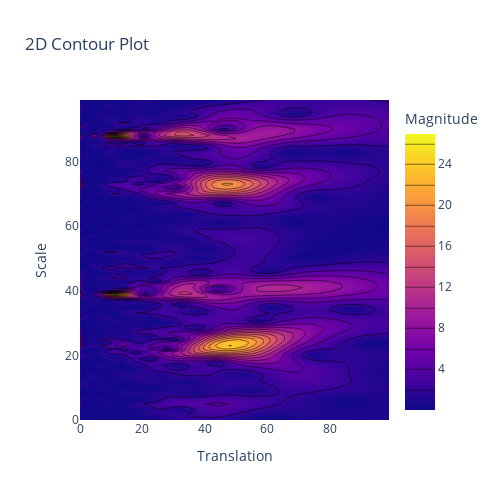

Write notebook code for a chart like this one.
### Code cell
x = np.arange(coloumncount+ 1)
y = np.arange(rowcount + 1)

# Create 2D Contour Plot
fig_2d = go.Figure(
    data=go.Contour(
        z=cwt,  # 2D array for z values
        x=x,  # x-axis values (translation)
        y=y,  # y-axis values (scale)
        contours_coloring="heatmap",
        line_smoothing=0.85,
        colorbar=dict(title="Magnitude"),
    )
)

fig_2d.update_layout(
    title="2D Contour Plot", xaxis_title="Translation", yaxis_title="Scale", height=500, width=500
)

### Figure 1 — Plotly figure (JSON) as saved in the notebook; plotly's stock layout.template omitted (floating-point values rounded to 4 significant figures; data arrays with more than 128 entries replaced by an {"elided": "..."} marker saying what was removed)
{"data": [{"colorbar": {"title": {"text": "Magnitude"}}, "contours": {"coloring": "heatmap"}, "line": {"smoothing": 0.85}, "type": "contour", "x": [0, 1, 2, 3, 4, 5, 6, 7, 8, 9, 10, 11, 12, 13, 14, 15, 16, 17, 18, 19, 20, 21, 22, 23, 24, 25, 26, 27, 28, 29, 30, 31, 32, 33, 34, 35, 36, 37, 38, 39, 40, 41, 42, 43, 44, 45, 46, 47, 48, 49, 50, 51, 52, 53, 54, 55, 56, 57, 58, 59, 60, 61, 62, 63, 64, 65, 66, 67, 68, 69, 70, 71, 72, 73, 74, 75, 76, 77, 78, 79, 80, 81, 82, 83, 84, 85, 86, 87, 88, 89, 90, 91, 92, 93, 94, 95, 96, 97, 98, 99, 100], "y": [0, 1, 2, 3, 4, 5, 6, 7, 8, 9, 10, 11, 12, 13, 14, 15, 16, 17, 18, 19, 20, 21, 22, 23, 24, 25, 26, 27, 28, 29, 30, 31, 32, 33, 34, 35, 36, 37, 38, 39, 40, 41, 42, 43, 44, 45, 46, 47, 48, 49, 50, 51, 52, 53, 54, 55, 56, 57, 58, 59, 60, 61, 62, 63, 64, 65, 66, 67, 68, 69, 70, 71, 72, 73, 74, 75, 76, 77, 78, 79, 80, 81, 82, 83, 84, 85, 86, 87, 88, 89, 90, 91, 92, 93, 94, 95, 96, 97, 98, 99, 100], "z": {"elided": "100x100 float values"}}], "layout": {"height": 500, "title": {"text": "2D Contour Plot"}, "width": 500, "xaxis": {"title": {"text": "Translation"}}, "yaxis": {"title": {"text": "Scale"}}}}
